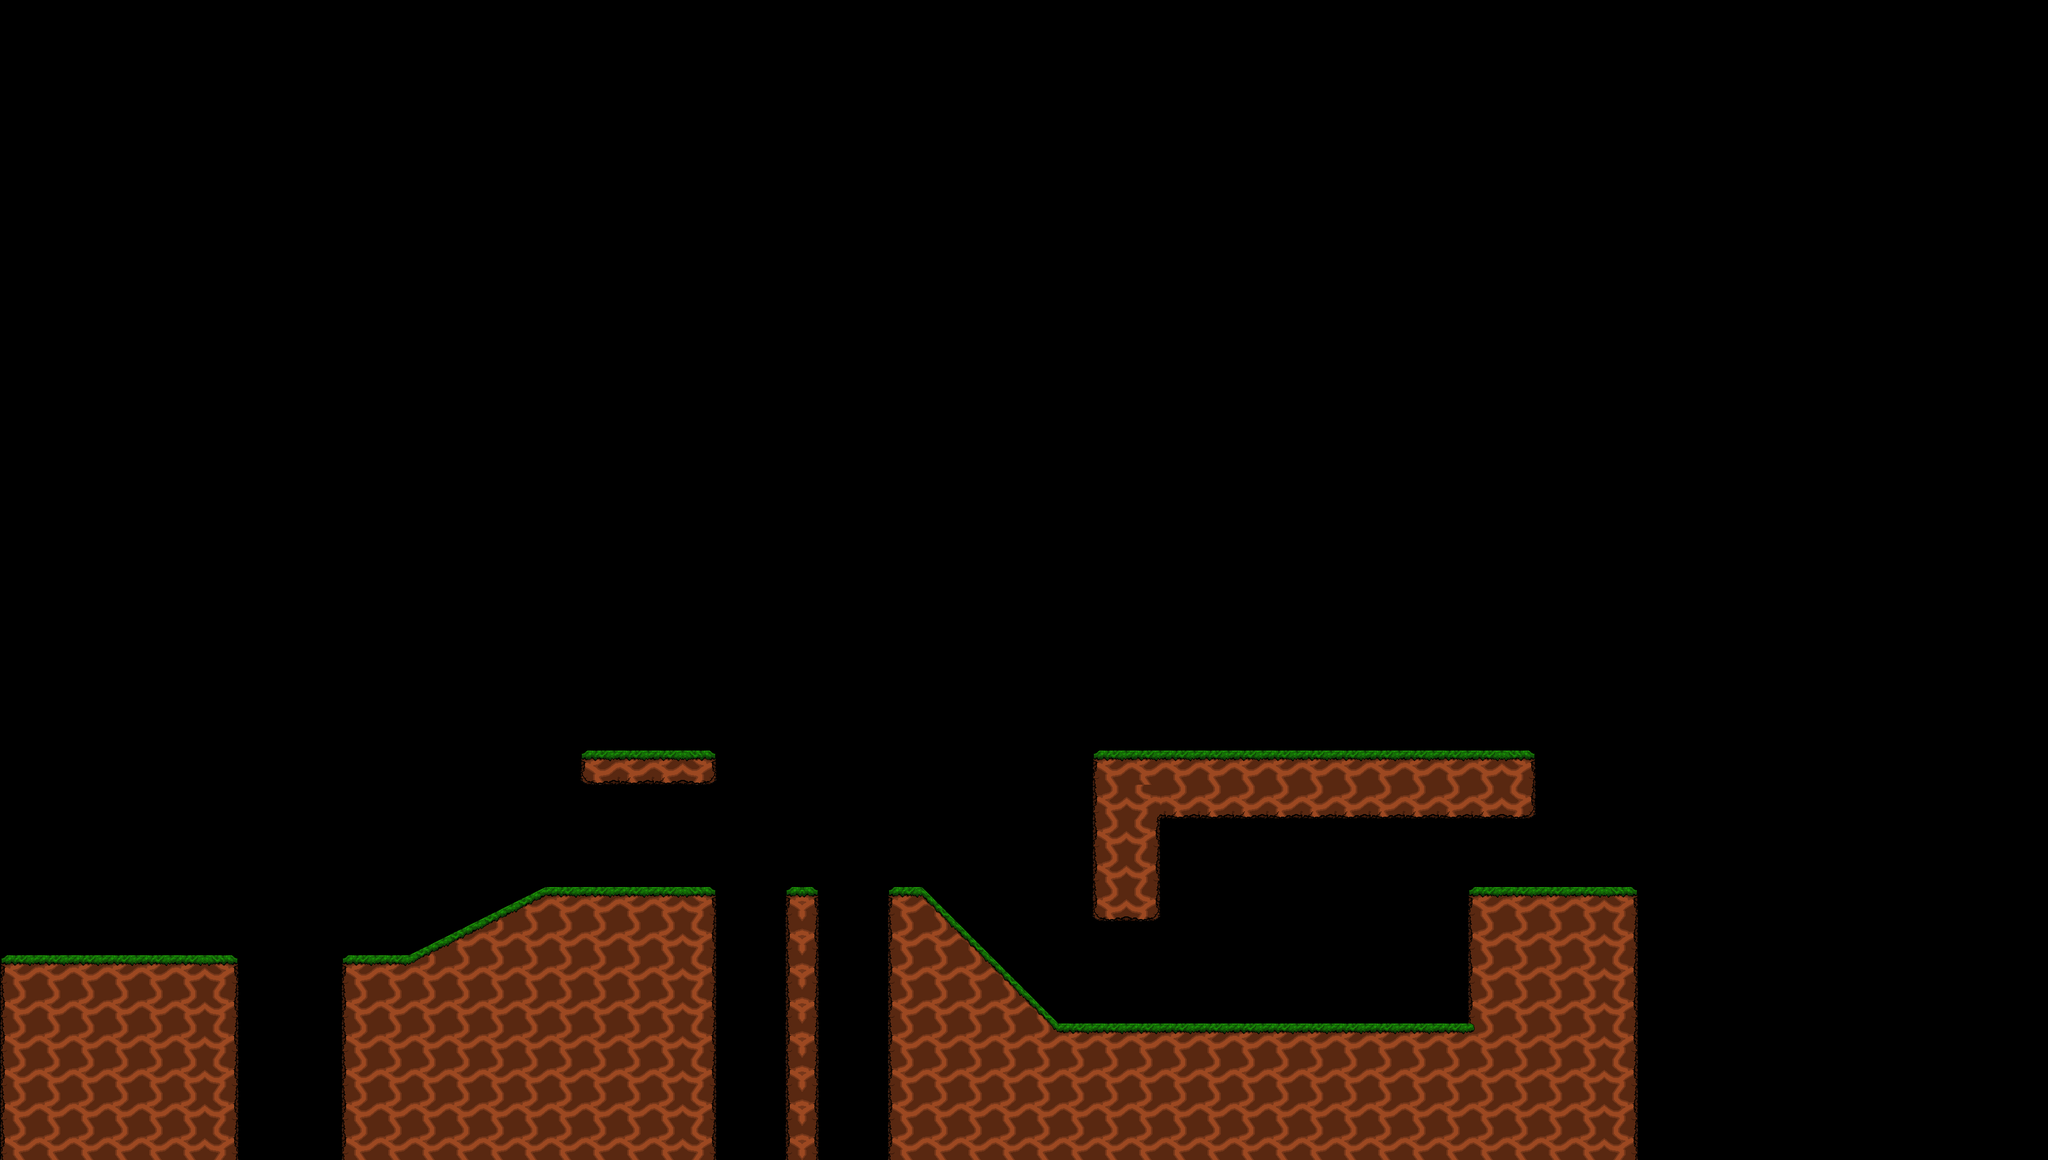

Tiled map render using the project's own tile images. Description and the whole map definition, tile-layer contents included, below:
An orthogonal 60x34 tile map with 64x64 px tiles, 1 tile layer (Tile Layer 1).

<map version="1.10" tiledversion="1.10.2" orientation="orthogonal" renderorder="right-down" width="60" height="34" tilewidth="64" tileheight="64" infinite="0" nextlayerid="2" nextobjectid="1">
 <tileset firstgid="1" source="Test Sheet.tsx" />
 <layer id="1" name="Tile Layer 1" width="60" height="34">
  <data encoding="csv">
0,0,0,0,0,0,0,0,0,0,0,0,0,0,0,0,0,0,0,0,0,0,0,0,0,0,0,0,0,0,0,0,0,0,0,0,0,0,0,0,0,0,0,0,0,0,0,0,0,0,0,0,0,0,0,0,0,0,0,0,
0,0,0,0,0,0,0,0,0,0,0,0,0,0,0,0,0,0,0,0,0,0,0,0,0,0,0,0,0,0,0,0,0,0,0,0,0,0,0,0,0,0,0,0,0,0,0,0,0,0,0,0,0,0,0,0,0,0,0,0,
0,0,0,0,0,0,0,0,0,0,0,0,0,0,0,0,0,0,0,0,0,0,0,0,0,0,0,0,0,0,0,0,0,0,0,0,0,0,0,0,0,0,0,0,0,0,0,0,0,0,0,0,0,0,0,0,0,0,0,0,
0,0,0,0,0,0,0,0,0,0,0,0,0,0,0,0,0,0,0,0,0,0,0,0,0,0,0,0,0,0,0,0,0,0,0,0,0,0,0,0,0,0,0,0,0,0,0,0,0,0,0,0,0,0,0,0,0,0,0,0,
0,0,0,0,0,0,0,0,0,0,0,0,0,0,0,0,0,0,0,0,0,0,0,0,0,0,0,0,0,0,0,0,0,0,0,0,0,0,0,0,0,0,0,0,0,0,0,0,0,0,0,0,0,0,0,0,0,0,0,0,
0,0,0,0,0,0,0,0,0,0,0,0,0,0,0,0,0,0,0,0,0,0,0,0,0,0,0,0,0,0,0,0,0,0,0,0,0,0,0,0,0,0,0,0,0,0,0,0,0,0,0,0,0,0,0,0,0,0,0,0,
0,0,0,0,0,0,0,0,0,0,0,0,0,0,0,0,0,0,0,0,0,0,0,0,0,0,0,0,0,0,0,0,0,0,0,0,0,0,0,0,0,0,0,0,0,0,0,0,0,0,0,0,0,0,0,0,0,0,0,0,
0,0,0,0,0,0,0,0,0,0,0,0,0,0,0,0,0,0,0,0,0,0,0,0,0,0,0,0,0,0,0,0,0,0,0,0,0,0,0,0,0,0,0,0,0,0,0,0,0,0,0,0,0,0,0,0,0,0,0,0,
0,0,0,0,0,0,0,0,0,0,0,0,0,0,0,0,0,0,0,0,0,0,0,0,0,0,0,0,0,0,0,0,0,0,0,0,0,0,0,0,0,0,0,0,0,0,0,0,0,0,0,0,0,0,0,0,0,0,0,0,
0,0,0,0,0,0,0,0,0,0,0,0,0,0,0,0,0,0,0,0,0,0,0,0,0,0,0,0,0,0,0,0,0,0,0,0,0,0,0,0,0,0,0,0,0,0,0,0,0,0,0,0,0,0,0,0,0,0,0,0,
0,0,0,0,0,0,0,0,0,0,0,0,0,0,0,0,0,0,0,0,0,0,0,0,0,0,0,0,0,0,0,0,0,0,0,0,0,0,0,0,0,0,0,0,0,0,0,0,0,0,0,0,0,0,0,0,0,0,0,0,
0,0,0,0,0,0,0,0,0,0,0,0,0,0,0,0,0,0,0,0,0,0,0,0,0,0,0,0,0,0,0,0,0,0,0,0,0,0,0,0,0,0,0,0,0,0,0,0,0,0,0,0,0,0,0,0,0,0,0,0,
0,0,0,0,0,0,0,0,0,0,0,0,0,0,0,0,0,0,0,0,0,0,0,0,0,0,0,0,0,0,0,0,0,0,0,0,0,0,0,0,0,0,0,0,0,0,0,0,0,0,0,0,0,0,0,0,0,0,0,0,
0,0,0,0,0,0,0,0,0,0,0,0,0,0,0,0,0,0,0,0,0,0,0,0,0,0,0,0,0,0,0,0,0,0,0,0,0,0,0,0,0,0,0,0,0,0,0,0,0,0,0,0,0,0,0,0,0,0,0,0,
0,0,0,0,0,0,0,0,0,0,0,0,0,0,0,0,0,0,0,0,0,0,0,0,0,0,0,0,0,0,0,0,0,0,0,0,0,0,0,0,0,0,0,0,0,0,0,0,0,0,0,0,0,0,0,0,0,0,0,0,
0,0,0,0,0,0,0,0,0,0,0,0,0,0,0,0,0,0,0,0,0,0,0,0,0,0,0,0,0,0,0,0,0,0,0,0,0,0,0,0,0,0,0,0,0,0,0,0,0,0,0,0,0,0,0,0,0,0,0,0,
0,0,0,0,0,0,0,0,0,0,0,0,0,0,0,0,0,0,0,0,0,0,0,0,0,0,0,0,0,0,0,0,0,0,0,0,0,0,0,0,0,0,0,0,0,0,0,0,0,0,0,0,0,0,0,0,0,0,0,0,
0,0,0,0,0,0,0,0,0,0,0,0,0,0,0,0,0,0,0,0,0,0,0,0,0,0,0,0,0,0,0,0,0,0,0,0,0,0,0,0,0,0,0,0,0,0,0,0,0,0,0,0,0,0,0,0,0,0,0,0,
0,0,0,0,0,0,0,0,0,0,0,0,0,0,0,0,0,0,0,0,0,0,0,0,0,0,0,0,0,0,0,0,0,0,0,0,0,0,0,0,0,0,0,0,0,0,0,0,0,0,0,0,0,0,0,0,0,0,0,0,
0,0,0,0,0,0,0,0,0,0,0,0,0,0,0,0,0,0,0,0,0,0,0,0,0,0,0,0,0,0,0,0,0,0,0,0,0,0,0,0,0,0,0,0,0,0,0,0,0,0,0,0,0,0,0,0,0,0,0,0,
0,0,0,0,0,0,0,0,0,0,0,0,0,0,0,0,0,0,0,0,0,0,0,0,0,0,0,0,0,0,0,0,0,0,0,0,0,0,0,0,0,0,0,0,0,0,0,0,0,0,0,0,0,0,0,0,0,0,0,0,
0,0,0,0,0,0,0,0,0,0,0,0,0,0,0,0,0,0,0,0,0,0,0,0,0,0,0,0,0,0,0,0,0,0,0,0,0,0,0,0,0,0,0,0,0,0,0,0,0,0,0,0,0,0,0,0,0,0,0,0,
0,0,0,0,0,0,0,0,0,0,0,0,0,0,0,0,0,31,32,32,33,0,0,0,0,0,0,0,0,0,0,0,1,2,2,2,2,2,2,2,2,2,2,2,3,0,0,0,0,0,0,0,0,0,0,0,0,0,0,0,
0,0,0,0,0,0,0,0,0,0,0,0,0,0,0,0,0,0,0,0,0,0,0,0,0,0,0,0,0,0,0,0,11,5,22,22,22,22,22,22,22,22,22,22,23,0,0,0,0,0,0,0,0,0,0,0,0,0,0,0,
0,0,0,0,0,0,0,0,0,0,0,0,0,0,0,0,0,0,0,0,0,0,0,0,0,0,0,0,0,0,0,0,11,13,0,0,0,0,0,0,0,0,0,0,0,0,0,0,0,0,0,0,0,0,0,0,0,0,0,0,
0,0,0,0,0,0,0,0,0,0,0,0,0,0,0,0,0,0,0,0,0,0,0,0,0,0,0,0,0,0,0,0,11,13,0,0,0,0,0,0,0,0,0,0,0,0,0,0,0,0,0,0,0,0,0,0,0,0,0,0,
0,0,0,0,0,0,0,0,0,0,0,0,0,0,27,28,2,2,2,2,3,0,0,4,0,0,1,7,0,0,0,0,21,23,0,0,0,0,0,0,0,0,0,1,2,2,2,3,0,0,0,0,0,0,0,0,0,0,0,0,
0,0,0,0,0,0,0,0,0,0,0,0,27,28,37,38,12,12,12,12,13,0,0,14,0,0,11,17,7,0,0,0,0,0,0,0,0,0,0,0,0,0,0,11,12,12,12,13,0,0,0,0,0,0,0,0,0,0,0,0,
1,2,2,2,2,2,3,0,0,0,1,2,37,38,12,12,12,12,12,12,13,0,0,14,0,0,11,12,17,7,0,0,0,0,0,0,0,0,0,0,0,0,0,11,12,12,12,13,0,0,0,0,0,0,0,0,0,0,0,0,
11,12,12,12,12,12,13,0,0,0,11,12,12,12,12,12,12,12,12,12,13,0,0,14,0,0,11,12,12,17,7,0,0,0,0,0,0,0,0,0,0,0,0,11,12,12,12,13,0,0,0,0,0,0,0,0,0,0,0,0,
11,12,12,12,12,12,13,0,0,0,11,12,12,12,12,12,12,12,12,12,13,0,0,14,0,0,11,12,12,12,17,2,2,2,2,2,2,2,2,2,2,2,2,16,12,12,12,13,0,0,0,0,0,0,0,0,0,0,0,0,
11,12,12,12,12,12,13,0,0,0,11,12,12,12,12,12,12,12,12,12,13,0,0,14,0,0,11,12,12,12,12,12,12,12,12,12,12,12,12,12,12,12,12,12,12,12,12,13,0,0,0,0,0,0,0,0,0,0,0,0,
11,12,12,12,12,12,13,0,0,0,11,12,12,12,12,12,12,12,12,12,13,0,0,14,0,0,11,12,12,12,12,12,12,12,12,12,12,12,12,12,12,12,12,12,12,12,12,13,0,0,0,0,0,0,0,0,0,0,0,0,
11,12,12,12,12,12,13,0,0,0,11,12,12,12,12,12,12,12,12,12,13,0,0,14,0,0,11,12,12,12,12,12,12,12,12,12,12,12,12,12,12,12,12,12,12,12,12,13,0,0,0,0,0,0,0,0,0,0,0,0
</data>
 </layer>
</map>